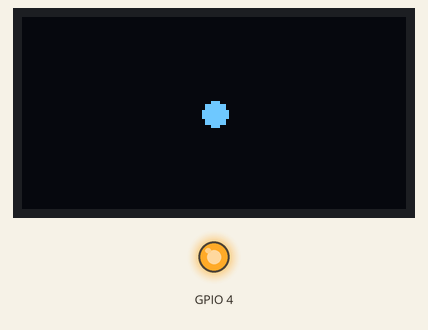
Recording of a program running on a simulated ESP32-S3. Shown: 128×64 one-colour display, output pins drawn as LEDs (lit = HIGH). The display library's start-up logo is not drawn; pins used as bus, display or sensor lines are not drawn; what the program prints to the serial monitor is not drawn.

Above: at 3.24 s.
At 7.72 s:
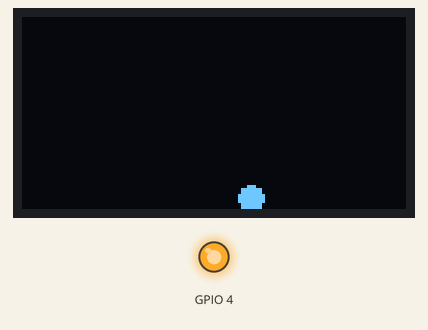
At 12.21 s:
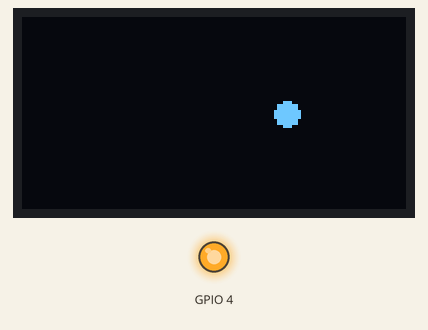
At 21.51 s:
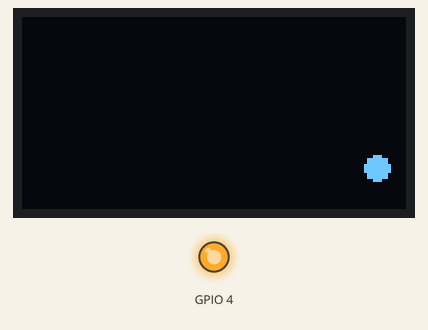
At 30.49 s:
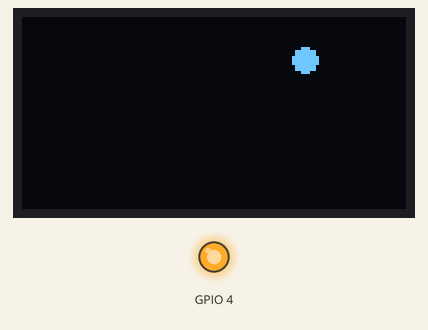
At 39.78 s:
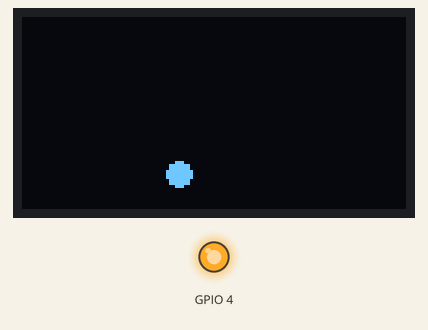

The program:

main.cpp
```cpp
#include <Adafruit_GFX.h>
#include <Adafruit_SSD1306.h>
#include <Arduino.h>
#include <SPI.h>
#include <Wire.h>

Adafruit_SSD1306 display(128, 64, &Wire, -1);

#define SENSOR_SUPPLY 47
#define i2c_Address 0x3c
#define USUP_POWER_PIN 2 // uSUP power pin

int positionX = 64;
int positionY = 32;
int speedX = 2;
int speedY = 2;
int circleSize = 4;

void setup() {
  Serial.begin(115200);
  pinMode(4, OUTPUT);
  digitalWrite(4, HIGH);
  pinMode(47, OUTPUT);    // Set EN pin for second stabilisator as output
  digitalWrite(47, HIGH); // Turn on the second stabilisator
  delay(1000);
  while (!Serial)
    ;                                 // time to get serial running
  pinMode(USUP_POWER_PIN, OUTPUT);    // Set display power pin as output
  digitalWrite(USUP_POWER_PIN, HIGH); // Turn on the display
  pinMode(SENSOR_SUPPLY, OUTPUT);
  digitalWrite(SENSOR_SUPPLY, HIGH);
  Wire.begin(42,
             2); // Set dedicated I2C pins 42 - SDA, 2 - SCL for ESP32-S3-DEVKit

  Serial.println(F("SSD1306 initialization ...."));

  // SSD1306_SWITCHCAPVCC = generate display voltage from 3.3V internally
  if (!display.begin(SSD1306_SWITCHCAPVCC, i2c_Address)) {
    Serial.println(F("SSD1306 allocation failed"));
    for (;;)
      ; // Don't proceed, loop forever
  }
  Serial.println(F("SSD1306 allocation OK"));
  display.display();
  delay(2000); // Pause for 2 seconds

  display.clearDisplay();
  display.setTextColor(SSD1306_WHITE);
}

void loop() {
  display.clearDisplay();
  display.fillCircle(positionX, positionY, circleSize, SSD1306_WHITE);
  display.display();

  positionX += speedX;
  positionY += speedY;

  if (positionX <= circleSize || positionX >= (128 - circleSize))
    speedX = -speedX;
  if (positionY <= circleSize || positionY >= (64 - circleSize))
    speedY = -speedY;

  delay(10);
}
```
